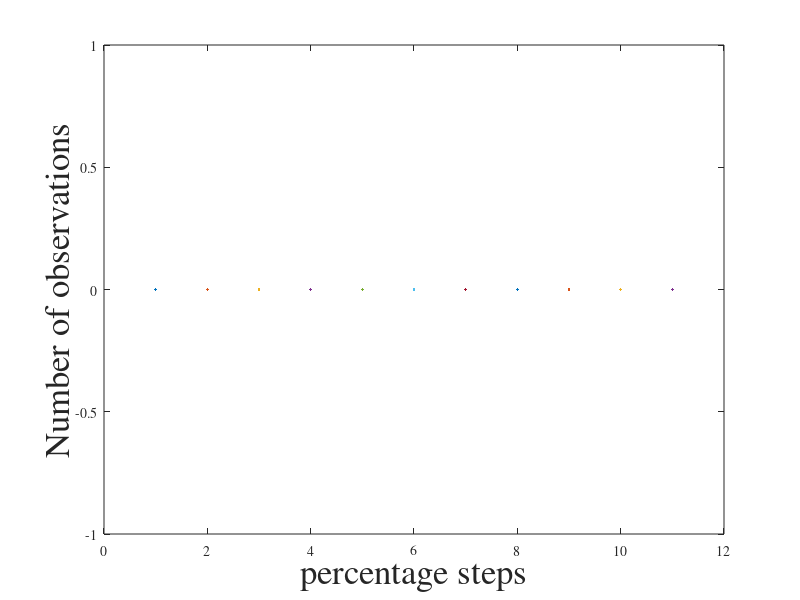

Write MATLAB code to recreate this figure. (Note: this script raises an error after producing the figure.)
% this is a follow up file that takes information like area of intereset
% from a prvious analysis
clear

bAreaOfInteresetActive = false; %apply area of interest


addpath("Scripts")
addpath("submodules/matlab-tools")
binMapFolder = "Results/";

% Get a list of all files in the folder
fileList = dir(fullfile(binMapFolder, '*.mat'));
binMapCnt = size(fileList,1);

MapX = [50, 200];
MapY = [50, 170];

%setup data for relevant statistics
binCntSummary = zeros(binMapCnt+1,1);

%% exract data
for dataSize=1:binMapCnt

    
    binMapName = fileList(dataSize).name;
    
    
    areaOfInterest = [105, 135, 100, 130]; %x1 x2 y1 y2

    % analyseSingleBinmap(binMapFolder+binMapName,osmDataName,MapX,MapY,bIsStaticOcculsionScenario, maxBinValue)
    load(binMapFolder+binMapName);

    if bAreaOfInteresetActive
        areaOfInterest = areaOfInterest - [MapX(1) MapX(1) MapY(1) MapY(1)];
    else
        areaOfInterest(1) = 1;
        areaOfInterest(2) = size(binmap,1);
        areaOfInterest(3) = 1;
        areaOfInterest(4) = size(binmap,2);
    end

    for xIter = areaOfInterest(1):areaOfInterest(2)
        for yIter = areaOfInterest(3):areaOfInterest(4)   
            
            binCntSummary(dataSize+1) = binCntSummary(dataSize+1)+binmap(xIter,yIter);
            
            % pause(0.0001) 
            % end of single bin evaluation
        end
        % pause(0.0001) 
        % end of column evaluation
    end
end

%% plot statistics

% figure('units','normalized','outerposition',[0 0 1 1]) % left screen if applicable
figure('units','normalized','outerposition',[0 0 1 1]) % left screen if applicable
plot(1:11, binCntSummary)
font_size = 25;

% Add labels to x and y axis
xlabel('percentage steps', 'FontName', 'Times','FontSize',font_size)
ylabel('Number of observations', 'FontName', 'Times','FontSize',font_size)

% Set the current axes font to Times New Roman
set(gca, 'FontName', 'Times')
ax = gca;
ax.FontSize = font_size;  
grid on

%% fit data
% sf = fit([1:11, binCntSummary],'poly2')


